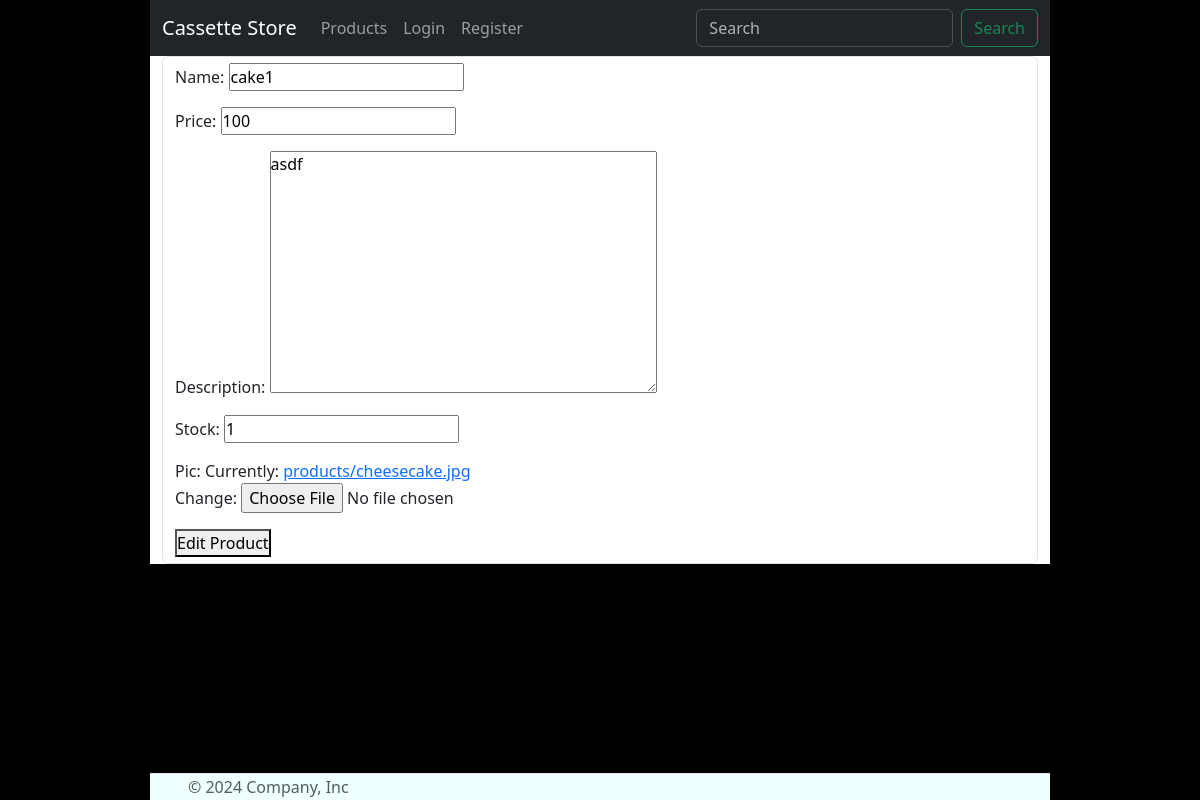
Page /editProd/1 on the committed database.
### myapp/models.py (models this page shows, shortened)
class Product(models.Model):
    name = models.CharField(max_length=100) # becomes varchar
    price = models.PositiveIntegerField() # becomes unsigned int
    description = models.TextField() # becomes long or medium text
    stock = models.PositiveIntegerField(default=1)
    created_at =  models.DateTimeField(auto_now_add=True) # stores the curdatetime() in a datetime field
    pic = models.ImageField(upload_to="products/", null = True)

### myapp/views.py (the view)
# urls.py: path('editProd/<int:pk>', views.EditProduct.as_view(), name="editProd"),
class EditProduct(UpdateView):
    model = Product
    template_name = "EditProduct.html"
    fields = [
            'name',
            'price',
            'description',
            'stock',
            'pic'
            ]
    success_url = "/"

### myapp/templates/EditProduct.html (shortened to what this page needs)
{% extends 'base.html' %}
{% load static %}
{% block content %}
    <div class="container-fluid">
        <form method="post" enctype="multipart/form-data" class="form-control">
            {{ form.as_p }}
            <button type="submit">Edit Product</button>
        </form>
    </div>
{% endblock %}

### static/css/style.css (style rules this page uses)
* { padding: 0; margin: 0; box-sizing: border-box; }
html { background-color: rgb(0, 0, 0); }

### rows in the picture
Product: name "cake1", price "100", description "asdf", stock "1"
